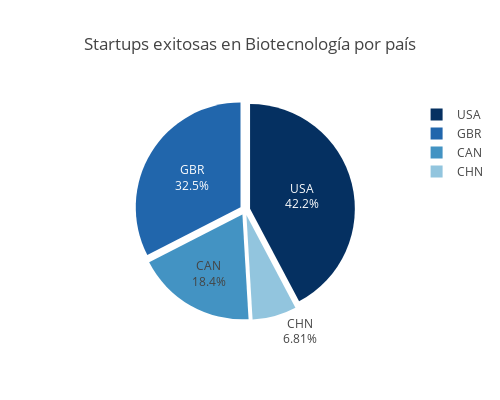

The code cell stored with this chart in its notebook:
### Code cell
biotx_df = biotx.reset_index() # convierto las serie biotx en df
biotx_df.columns = ['country_code','count']

#  gráfica de pastel
fig = px.pie(
    biotx_df, 
    names='country_code',             
    values='count',                 
    title='Startups exitosas en Biotecnología por país',
    width= 500,
    height= 400,
    color_discrete_sequence=px.colors.diverging.RdBu_r
    
)
fig.update_traces(textinfo='percent+label', pull=[0.05, 0.05, 0.05, 0.05])

fig.show()

### Figure 1 — Plotly figure (JSON) as saved in the notebook; plotly's stock layout.template omitted (floating-point values rounded to 4 significant figures)
{"data": [{"domain": {"x": [0, 1], "y": [0, 1]}, "hovertemplate": "country_code=%{label}<br>count=%{value}<extra></extra>", "labels": ["USA", "GBR", "CAN", "CHN"], "legendgroup": "", "name": "", "pull": [0.05, 0.05, 0.05, 0.05], "showlegend": true, "textinfo": "percent+label", "type": "pie", "values": [248, 191, 108, 40]}], "layout": {"height": 400, "legend": {"tracegroupgap": 0}, "piecolorway": ["rgb(5,48,97)", "rgb(33,102,172)", "rgb(67,147,195)", "rgb(146,197,222)", "rgb(209,229,240)", "rgb(247,247,247)", "rgb(253,219,199)", "rgb(244,165,130)", "rgb(214,96,77)", "rgb(178,24,43)", "rgb(103,0,31)"], "title": {"text": "Startups exitosas en Biotecnología por país"}, "width": 500}}
